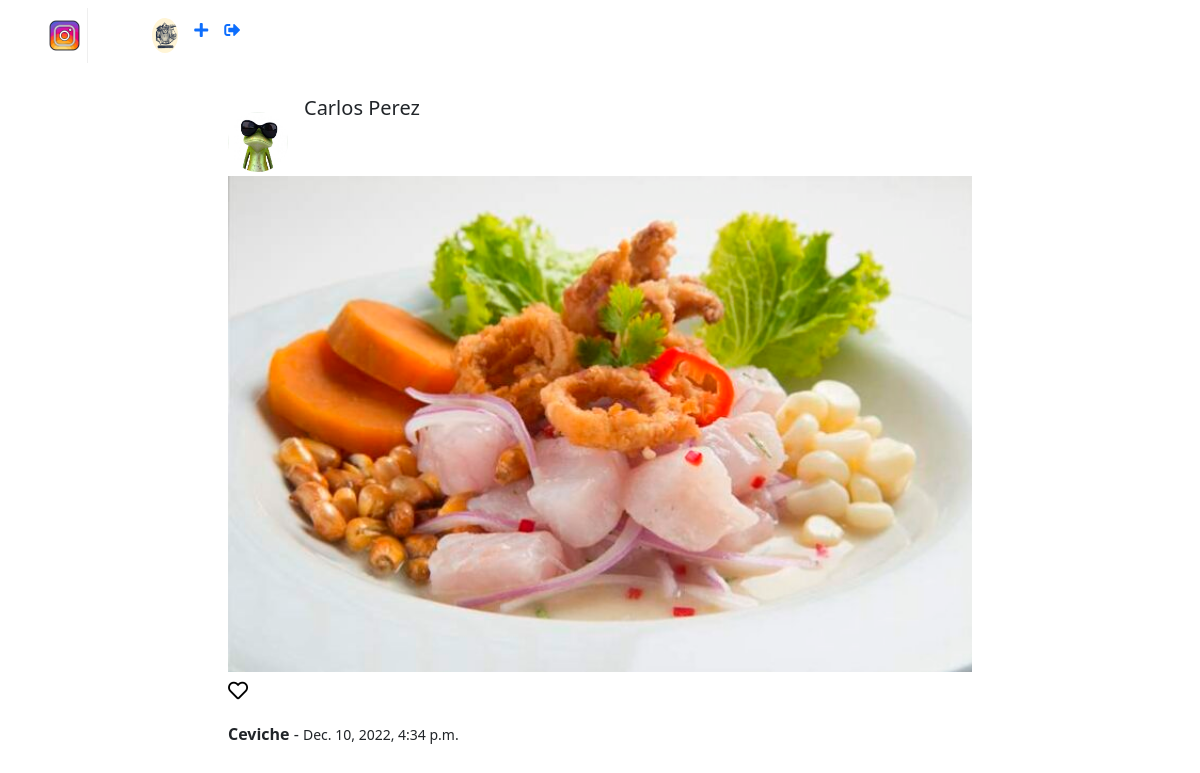
The page /posts/2/ (signed in) on the database its author committed.
### users/models.py (models this page shows, shortened)
class Profile(models.Model):
    user = models.OneToOneField(User, on_delete=models.CASCADE)
    website = models.URLField(max_length=200, blank=True)
    biography = models.TextField(blank=True)
    phone_number = models.CharField(max_length=20, blank=True)
    picture = models.ImageField(upload_to="users/pictures", blank=True, null=True)
    created = models.DateTimeField(auto_now_add=True)
    modified = models.DateTimeField(auto_now=True)

### posts/models.py (models this page shows, shortened)
class Posts(models.Model):
    user = models.ForeignKey(User, on_delete=models.CASCADE)
    profile = models.ForeignKey("users.Profile", on_delete=models.CASCADE)
    title = models.CharField(max_length=255)
    photo = models.ImageField(upload_to="posts/photos")
    created = models.DateTimeField(auto_now_add=True)
    modified = models.DateTimeField(auto_now=True)

### posts/views.py (the view)
class PostDetailView(LoginRequiredMixin, DetailView):
    template_name = "posts/detail.html"
    queryset = Posts.objects.all()
    context_object_name = "post"

### templates/posts/detail.html (shortened to what this page needs)
{% extends 'base.html' %}
{% block container %}
<div class="container">
    <div class="row">
        {% include 'posts/post_card.html' %}
    </div>
</div>
{% endblock %}

### templates/nav.html (shortened to what this page needs)
{% load static %}
<nav class="navbar navbar-expand-lg fixed-top" id="main-navbar">
    <div class="container">
        <a
        class="navbar-brand pr-5"
        style="border-right: 1px solid #efefef;"
        href="{% url 'posts:feed' %}">
            <img src="{% static 'img/instagram.png' %}" height="45" class="d-inline-block align-top">
        <div class="collapse navbar-collapse">
            <ul class="navbar-nav mr-auto">
                <li class="nav-item ms-5">
                    <a href="{% url 'users:detail' request.user.username %}">
                        {% if request.user.profile.picture %}
                        <img src="{{ request.user.profile.picture.url }}" height="35" class="d-inline-block align-top rounded-circle">
                        {% else %}
                        <img src="{% static 'img/default-profile.png' %}" height="35" class="d-inline-block align-top rounded-circle">
                        {% endif %}
                </li>
                <li class="nav-item nav-icon ms-3">
                    <a href="{% url 'posts:create' %}">
                        <i class="fas fa-plus"></i>
                </li>
                <li class="nav-item nav-icon ms-3">
                    <a href="{% url 'users:logout' %}">
                        <i class="fas fa-sign-out-alt"></i>
                </li>
            </ul>
        </div>
    </div>
</nav>

### templates/posts/post_card.html
<div class="col-sm-12 col-md-8 offset-md-2 mt-5 p-0 post-container">
    <div class="d-flex">
        <div class="flex-shrink-0 pt-3 pl-3 pb-1">
            <a href="{% url 'users:detail' post.user.username %}">
                <img class="mr-3 rounded-circle" src="{{ post.profile.picture.url }}"
                    alt="{{ post.user.get_full_name }}" width="60px" height="60px" />
            </a>
        </div>
        <div class="flex-grow-1 ms-3">
            <h5 class="mt-0" style="margin-top:5px;">{{ post.user.get_full_name }}</h5>
        </div>
    </div>
    <a href="{% url 'posts:detail' post.pk %}">
        <img style="width: 100%;" src="{{ post.photo.url }}" alt="{{ post.title }}">
    </a>
    <p class="mt-1 ml-2">
        <a href="" style="color: #000; font-size: 20px;">
            <i class="far fa-heart"></i>
        </a>
    </p>
    <p class="ml-2 mt-0 mb-2">
        <b>{{ post.title }}</b> - <small>{{post.created}}</small>
    </p>
</div>

### rows shown on the page
Posts: profile.picture (picture), user.get_full_name "Carlos Perez", photo (picture), title "Ceviche", created "Dec. 10, 2022, 4:34 p.m."
